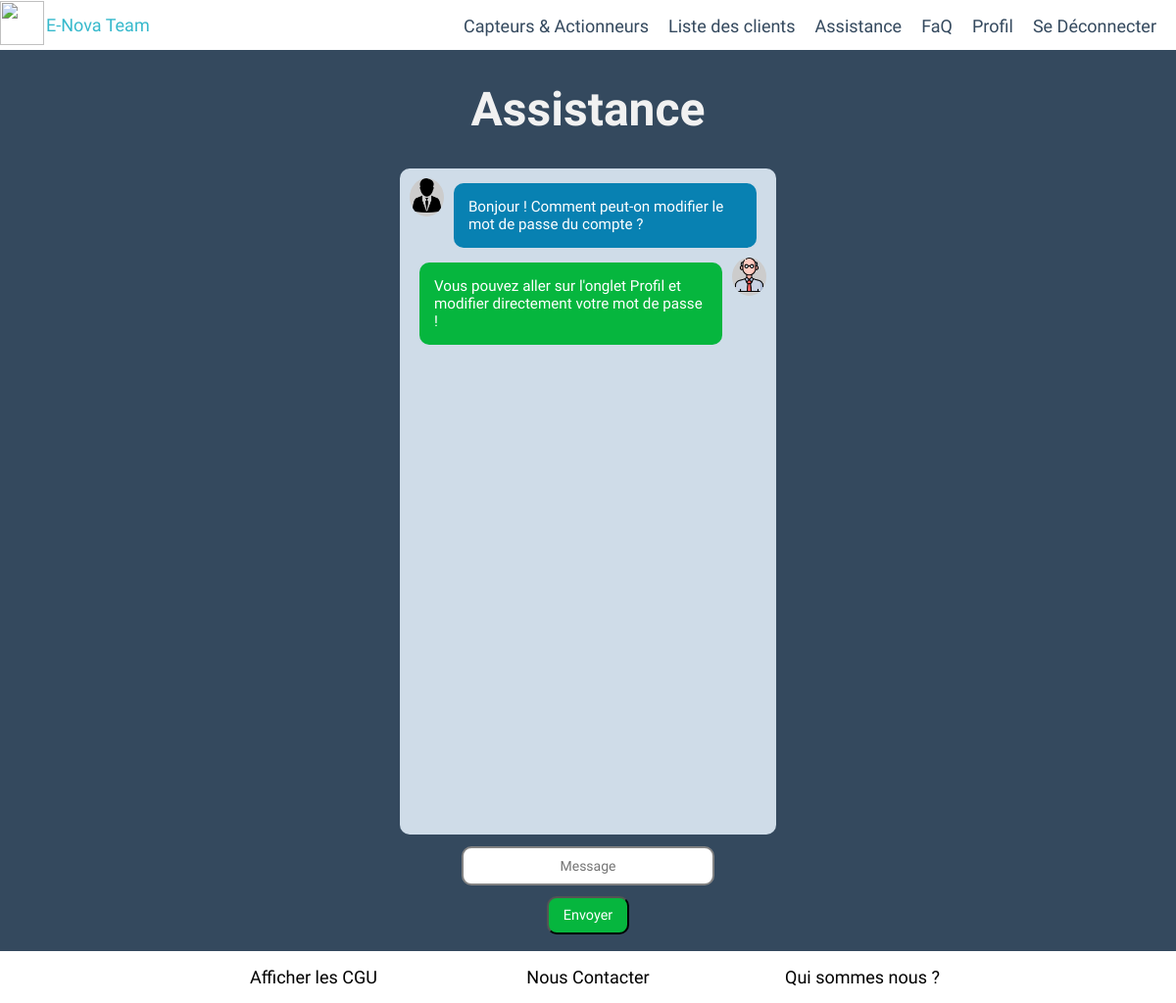
Screenshot of /index.php?page=mailbox&action=conversation (signed in) with the database file from the repository.
### tables this page shows
CREATE TABLE IF NOT EXISTS `mailbox` (
  `id` int(11) NOT NULL AUTO_INCREMENT,
  `content` text NOT NULL,
  `date_time` datetime NOT NULL,
  `account_customer_number` int(11) NOT NULL,
  `administrator_id` int(11) NOT NULL,
  `sender` varchar(255) NOT NULL,
  PRIMARY KEY (`id`)
);

### model/MailboxManager.php (called while the page is built, shortened)
<?php
class MailboxManager extends Manager
{
	function getMessagesFromAdmin($administrator_id, $account_customer_number)
	{
		$db = $this->databaseConnection();
		$messages = $db->prepare('SELECT content, date_time, sender FROM mailbox WHERE administrator_id = ? AND account_customer_number = ? ORDER BY date_time');
		$messages->execute(array($administrator_id, $account_customer_number));
		return $messages;
	}
}

### view/admin/mailbox/conversationView.php (the view, shortened to what this page needs)
<!DOCTYPE html>
<html>
<head>
  <link rel="stylesheet" href= "public/css/conversationStyle.css">
</head>
<body>
  <?php require($_SERVER['DOCUMENT_ROOT'].'/app/view/admin/header.php'); ?>
  <div class="container">
    <h1>Assistance</h1>
    <div id="main">
      <div id="user">
        <?php
        while ($message = $messages->fetch())
        {
          if($message['sender'] == "user"){
            ?>
            <div class="chat client">
              <div class="user-photo"><img src="public/images/client.png"></div>
              <p class ="chat-message">  <?= htmlspecialchars($message['content']) ?> </p>
            </div>
            <?php
          }
          else if ($message['sender'] == "admin"){
            ?>
            <div class="chat admin">
              <div class="user-photo"><img src="public/images/admin.png"></div>
              <p class ="chat-message">  <?= htmlspecialchars($message['content']) ?> </p>
            </div>
            <?php
          }
        }
        ?>
      </div>
      <div class="containerForm">
        <form action="index.php?page=mailbox&action=sendMessage" method="post">
          <input type="text" name="content" placeholder="Message" id="content">
          <button>Envoyer</button>
        </form>
      </div>
    </div>
  </div>
  <?php require($_SERVER['DOCUMENT_ROOT'].'/app/view/footer.php'); ?>
</body>
</html>

### public/css/conversationStyle.css (style rules this page uses)
* { font-family:"Crete Round",serif; }
html { height: 100%; }
body { min-height: 100%; margin: 0; padding: 0; }
.container { padding-bottom: 70px; }
body { background: #34495E; }
h1 { color: #f1f1f1; font-size: 3em; text-align: center; }
#main { text-align : center; }
#user { width : 32%; height : 680px; margin : auto; margin-top: 2%; background: #cfdce8; overflow-x: hidden; overflow-y : scroll; border-radius :10px; }
.chat { display: flex; text-align : left; margin-bottom: 10px; margin-top: 10px; margin-right: 10px; margin-left: 10px; }
.chat .user-photo { width: 10%; height: 10%; background : #CCC; border-radius: 50%; overflow: hidden; }
.chat .user-photo img { width: 100%; }
.chat .chat-message { width: 80%; padding: 15px; margin: 5px 10px 0; border-radius: 10px; color: #FFF; font-size: 95%; text-overflow: ellipsis; word-wrap: break-word; }
.client .chat-message { background: #0881B2; }
.admin .chat-message { background: #06B63E; order: -1; }
.containerForm { margin-top : 1%; background-color: #34495E; }
form { width: 30%; min-width: 30%; margin : auto; }
.containerForm input[type=text] { background: #FFF; width: 65%; height: 20%; border: 2px solid #838383; border-radius: 10px; resize: none; padding: 10px; font-size: 14px; color: black; margin: 0px 10px; text-overflow: ellipsis; word-wrap: break-word; }
.containerForm button { background : #06B63E; padding: 9px 15px; font-size: 90%; color: #FFF; border-radius: 10px ; cursor: pointer; margin-top: 3%; }

### public/css/footer.css (style rules this page uses)
* { font-family:"Crete Round",serif; }
body { margin: 0; padding: 0; }
body { position: relative; }

### rows the page displays
mailbox: content "Bonjour ! Comment peut-on modifier le mot de passe du compte ?"
mailbox: content "Vous pouvez aller sur l'onglet Profil et modifier directement votre mot de passe !"
